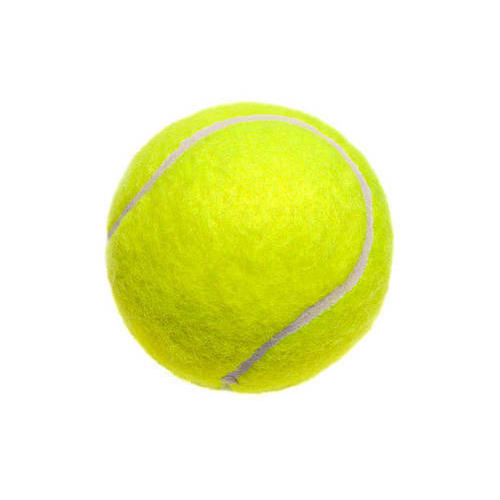
#> input picture src/topic_opencv/src/scritp/images/tennisball04.jpg, 500 x 500 px
$ python color_filtering.py
#> lines starting #> are read from the running program, lines starting #| are printed output that depends on the picture; after the words box and inside, x2 and y2 are one past the last pixel; in counts of white or black regions, pixels touching at a corner belong together
#usr/bin/env python
import numpy as np
import cv2

#The original image
image=cv2.imread("images/tennisball04.jpg")
#> image is the input picture: shape (500, 500, 3); mean B, G, R 195.5, 244.6, 241
cv2.imshow("Original",image)
#Image hsv
hsv=cv2.cvtColor(image,cv2.COLOR_BGR2HSV)
#> hsv: shape (500, 500, 3); mean H, S, V 9.7, 58.1, 244.7
cv2.imshow("HSV image",hsv)
#find the upper an lower bounds of the yellow color tenniball
#lower bounds (Hve,Saturation,Value)
yellowLower=(30,150,100)
yellowUpper=(35,255,255)
#Define mask using the lower and upper  bound of the yellow color
mask=cv2.inRange(hsv,yellowLower,yellowUpper)
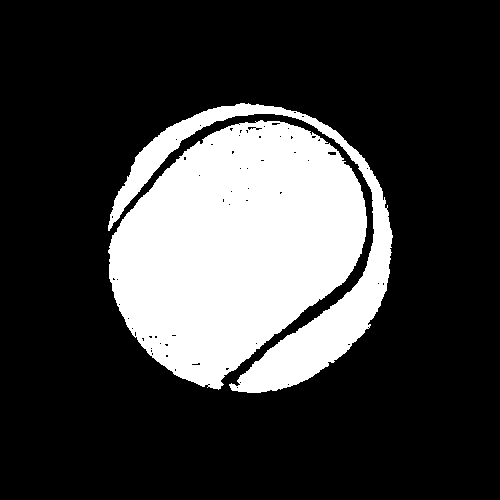
#> mask: shape (500, 500); 23.9% white; 2 white regions, box (x1, y1, x2, y2) and area: (108, 120, 367, 390) 46823, (108, 103, 393, 393) 13012
cv2.imshow("Mask image",mask)
cv2.waitKey(0)
cv2.destroyAllWindows()

$ run again, with src/topic_opencv/src/scritp/images/tennisball02.jpg copied over src/topic_opencv/src/scritp/images/tennisball04.jpg
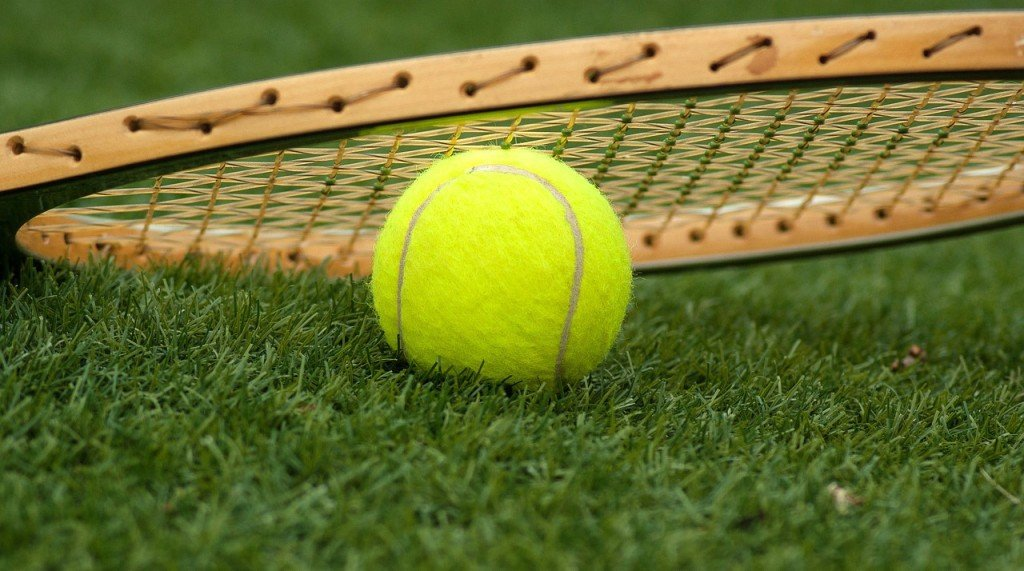
#> input picture src/topic_opencv/src/scritp/images/tennisball02.jpg, 1024 x 571 px
#> image is the input picture: shape (571, 1024, 3); mean B, G, R 46.1, 113.9, 106.4
#> hsv: shape (571, 1024, 3); mean H, S, V 35.4, 166.3, 122.7
#> `mask=cv2.inRange(hsv,yellowLower,yellowUpper)`:
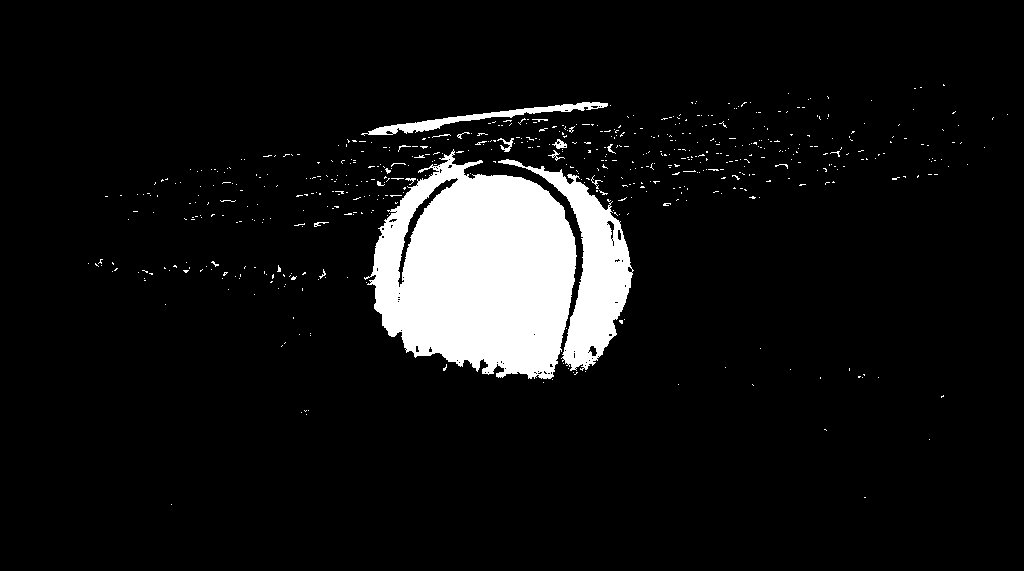
#> mask: shape (571, 1024); 7.8% white; 583 white regions (565 under 20 px), largest, box (x1, y1, x2, y2) and area: (364, 149, 577, 379) 33496, (498, 159, 634, 371) 8163, (361, 102, 608, 136) 1578
